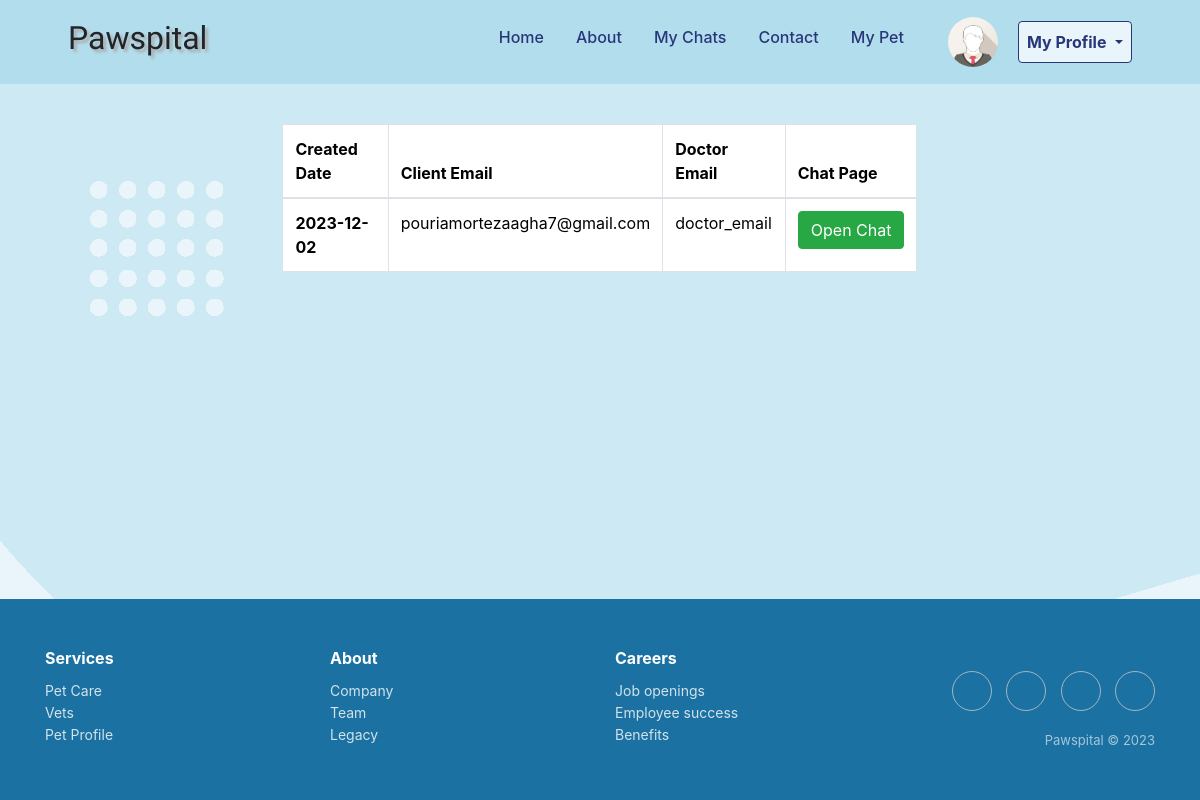
Page /my_chats (signed in) on the earlier database version.
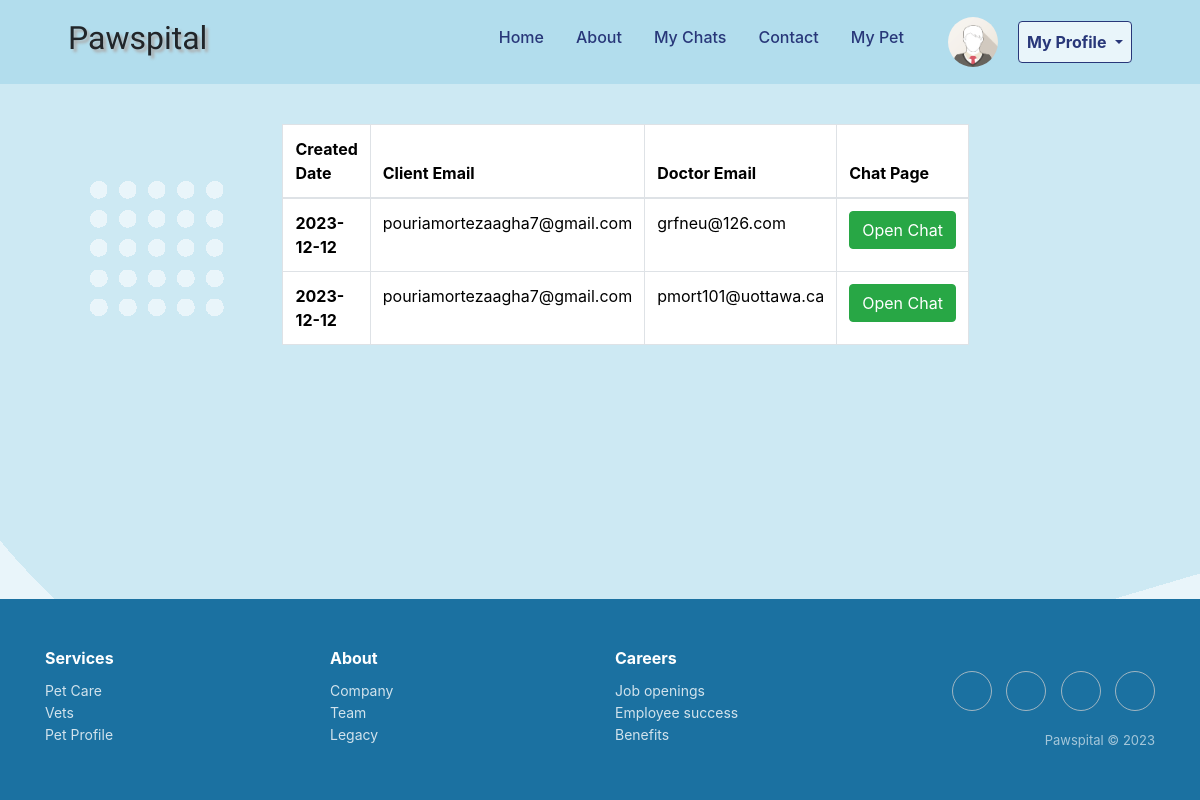
Same page on the later database version.
### app/models/paid_chats.py (models this page shows, shortened)
class PaidChats(db.Model):
    id = db.Column(db.Integer, primary_key=True)
    user = db.Column(db.String(100))
    doctor_email = db.Column(db.String(100))
    timestamp = db.Column(db.DateTime, default=datetime.utcnow)

### app/main/routes.py (the view)
@bp.route('/my_chats')
@login_required
def my_chats():
    paid_chats = PaidChats.query.filter_by(user=session['email']).order_by(PaidChats.timestamp).all()
    return render_template('paid_chats.html', paid_chats=paid_chats)

### app/templates/paid_chats.html (shortened to what this page needs)
{% extends 'base.html' %}
{% block content %}
    <div class="row mt-2">
        <div class="col-md-10 offset-lg-1">
            <table class="table table-bordered">
                <thead>
                <tr>
                    <th scope="col">Created Date</th>
                    <th scope="col">Client Email</th>
                    <th scope="col">Doctor Email</th>
                    <th scope="col">Chat Page</th>
                </tr>
                </thead>
                <tbody>
                    {% for paid_chat in paid_chats %}
                        <tr>
                            <th scope="row">{{ paid_chat.timestamp.strftime("%Y-%m-%d") }}</th>
                            <td>{{ paid_chat.user }}</td>
                            <td>{{ paid_chat.doctor_email }}</td>
                            <td><button onclick="chat_page('{{ paid_chat.doctor_email }}')" type="button" class="btn btn-success">Open Chat</button></td>
                        </tr>
                    {% endfor %}
                </tbody>
            </table>
        </div>
    </div>
{% endblock %}

### app/templates/base.html (shortened to what this page needs)
<!DOCTYPE html>
<html lang="en">
    <head>
        <link href="/static/styles.css" rel="stylesheet"/>
        <link href="https://cdn.jsdelivr.net/npm/bootstrap@5.3.2/dist/css/bootstrap.min.css" rel="stylesheet">
        <link rel="stylesheet" href="https://maxcdn.bootstrapcdn.com/font-awesome/4.7.0/css/font-awesome.min.css">
        <link rel="stylesheet"
              href="https://cdnjs.cloudflare.com/ajax/libs/twitter-bootstrap/4.1.3/css/bootstrap.min.css">
        <link rel="stylesheet" href="https://cdnjs.cloudflare.com/ajax/libs/ionicons/2.0.1/css/ionicons.min.css">
    </head>
    <body>
    <div class="page-container">
        <div class="content-wrap">
            <nav class="navbar navbar-expand-lg navbar-light sticky-top custom-navbar">
                <div class="container-fluid mx-5 p-1">
                    <div><h2 class="font-effect-shadow-multiple"
                             style="font-family:Sofia;text-shadow: 3px 3px 3px #ababab;">Pawspital</h2></div>
                    <div class="collapse navbar-collapse justify-content-end mx-4" id="navbarNav">
                        {% if current_user.is_authenticated %}
                            <ul class="navbar-nav">
                                <li class="nav-item">
                                    <a class="nav-link px-3" href="{{ url_for('main.index') }}"><h6>Home</h6></a>
                                </li>
                                <li class="nav-item">
                                    <a class="nav-link px-3" href="{{ url_for('main.about') }}"><h6>About</h6></a>
                                </li>
                                <li class="nav-item">
                                    <a class="nav-link px-3" href="{{ url_for('main.my_chats') }}"><h6>My Chats</h6></a>
                                </li>
                                <li class="nav-item">
                                    <a class="nav-link px-3" href="{{ url_for('main.contact') }}"><h6>Contact</h6></a>
                                </li>
                                <li class="nav-item">
                                    <a class="nav-link px-3" href="{{ url_for('pet_profile.pet_profile') }}"><h6>My
                                        Pet</h6></a>
                                </li>
                            </ul>
                            </div>
                            <a class="navbar-brand px-1" href="{{ url_for('user_profile.user_profile') }}"><img
                                    src="/static/logo.png" alt="Avatar Logo" style="width:50px;"
                                    class="rounded-pill"></a>
                            <div class="dropdown">
                                <button type="button" class="btn btn-primary dropdown-toggle p-2"
                                        data-bs-toggle="dropdown">
                                    <strong>My Profile</strong>
                                </button>
                            </div>
                        {% endif %}
                </div>
            </nav>
            <section class="py-xxl-10 pb-0" id="home">
                <div class="container-fluid mt-3">
                    <div class="row">
                        <div class="col-lg-2"></div>
                        <div class="col-lg-8 p-3" style="min-height: 320px;">
                            {% block content %} {% endblock %}
                        </div>
                        <div class="col-lg-2"></div>
                    </div>
                </div>
            </section>
        </div>
        <div class="footer-clean">
            <footer>
                <div class="container">
                    <div class="row justify-content-center">
                        <div class="col-sm-4 col-md-3 item">
                            <h3>Services</h3>
                            <ul>
                                <li><a href="{{ url_for('AI_suggestion.get_suggestion_page') }}">Pet Care</a></li>
                                <li><a href="{{ url_for('AI_suggestion.get_suggestion_page') }}">Vets</a></li>
                                <li><a href="{{ url_for('pet_profile.pet_profile') }}">Pet Profile</a></li>
                            </ul>
                        </div>
                        <div class="col-sm-4 col-md-3 item">
                            <h3>About</h3>
                            <ul>
                                <li><a href="{{ url_for('main.about') + '#section1' }}">Company</a></li>
                                <li><a href="{{ url_for('main.about') + '#section3' }}">Team</a></li>
                                <li><a href="{{ url_for('main.about') + '#section2' }}">Legacy</a></li>
                            </ul>
                        </div>
                        <div class="col-sm-4 col-md-3 item">
                            <h3>Careers</h3>
                            <ul>
                                <li><a href="#">Job openings</a></li>
                                <li><a href="#">Employee success</a></li>
                                <li><a href="#">Benefits</a></li>
                            </ul>
                        </div>
                        <div class="col-lg-3 item social">
                            <a href="#"></a>
                            <a href="#"></a>
                            <a href="#"></a>
                            <a href="#"></a>
                            <p class="copyright">Pawspital © 2023</p>
                        </div>
                    </div>
                </div>
            </footer>
        </div>
    </div>
    </body>
</html>

### app/static/styles.css (style rules this page uses)
* { margin: 0; padding: 0; box-sizing: border-box; }
html, body { min-height: 100%; height: auto; }
body { background: url('hero-bg.png') no-repeat scroll, #e9f5fa !important; background-size: 100% auto; }
.custom-navbar { background-color: #b2dded; }
.nav-link { color: #283779 !important; }
.btn-primary { background-color: #e9f5fa !important; border-color: #283779 !important; color: #283779 !important; }
.footer-clean { padding: 50px 0; background-color: #1b71a1; color: white; }
.footer-clean h3 { margin-top: 0; margin-bottom: 12px; font-weight: bold; font-size: 16px; }
.footer-clean ul { padding: 0; list-style: none; line-height: 1.6; font-size: 14px; margin-bottom: 0; }
.footer-clean ul a { color: inherit; text-decoration: none; opacity: 0.8; }
.footer-clean .item.social { text-align: right; }
.footer-clean .item.social > a { font-size: 24px; width: 40px; height: 40px; line-height: 40px; display: inline-block; text-align: center; border-radius: 50%; border: 1px solid #ccc; margin-left: 10px; margin-top: 22px; color: inherit; opacity: 0.75; }
.footer-clean .copyright { margin-top: 14px; margin-bottom: 0; font-size: 13px; opacity: 0.6; }
.page-container { display: flex; flex-direction: column; min-height: 100vh; }
.content-wrap { flex: 1; }

Differences in the rows shown:
changed PaidChats: timestamp "2023-12-02" → "2023-12-12"; doctor_email "doctor_email" → "grfneu@126.com"
added PaidChats: timestamp "2023-12-12", user "pouriamortezaagha7@gmail.com", doctor_email "pmort101@uottawa.ca"
